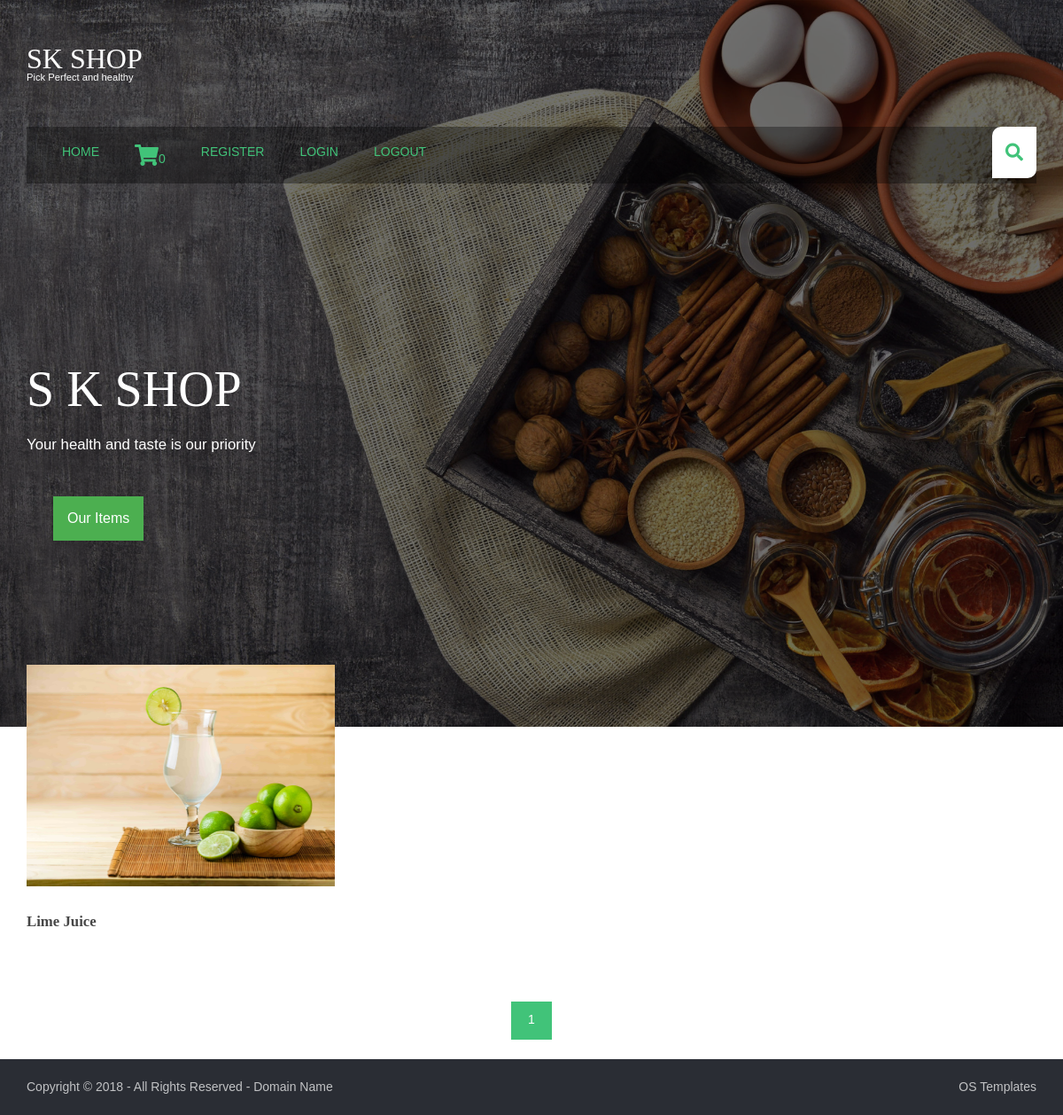
The page /juice/ on the database as committed earlier.
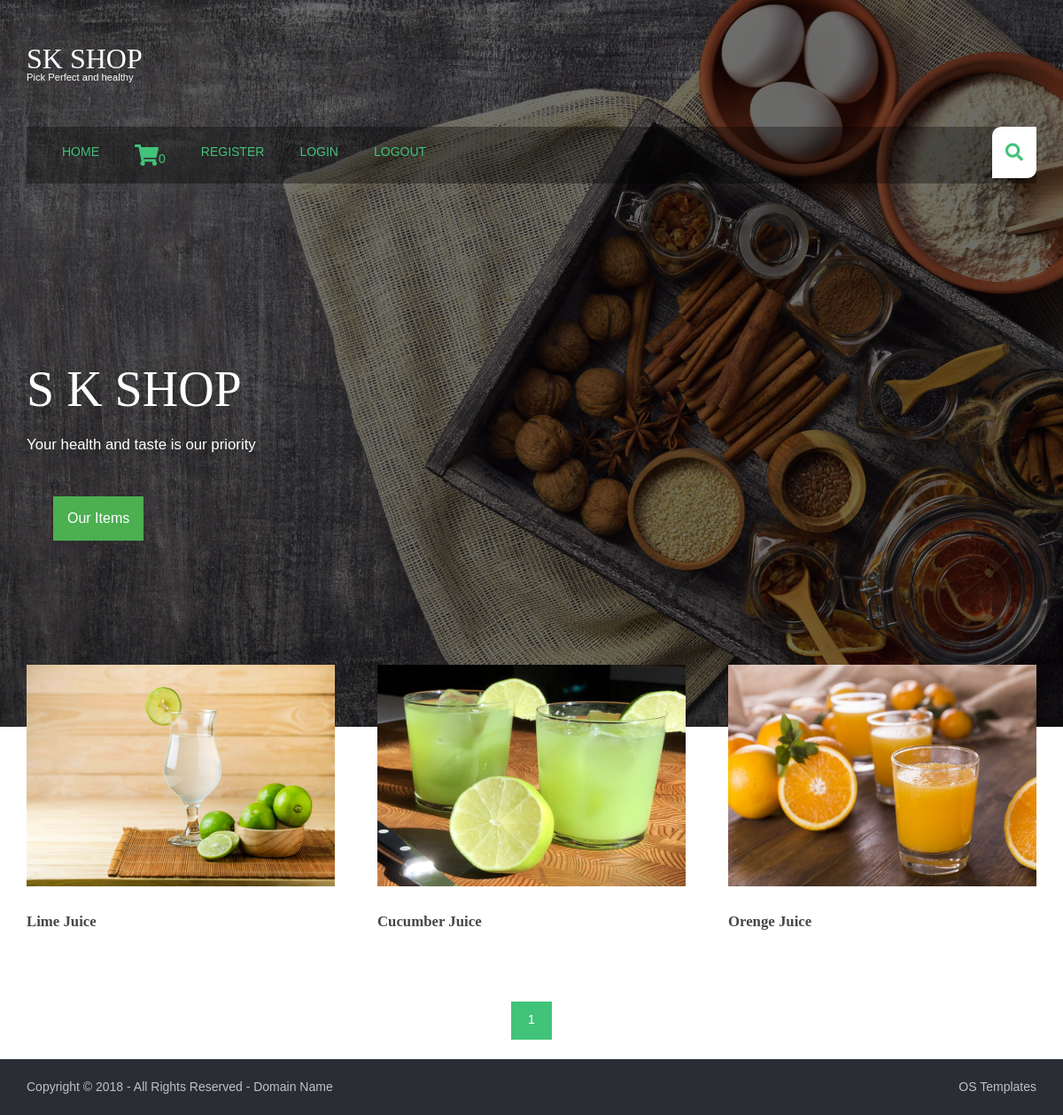
The same page on the database as committed later.
### productapp/models.py (models this page shows, shortened)
class products(models.Model):
    name = models.CharField(max_length=150, unique=True)
    slug = models.SlugField(max_length=150, unique=True)
    img=models.ImageField(upload_to='product')
    desc=models.TextField()
    stock=models.IntegerField()
    available=models.BooleanField()
    price=models.IntegerField()
    category=models.ForeignKey(categ,on_delete=models.CASCADE)
    def get_url(self):
        return reverse('details',args=[self.category.slug,self.slug])

### productapp/views.py (the view)
# urls.py: path('',views.home,name='home'),
def home(request,c_slug=None):
    c_page = None
    prodt = None
    if c_slug != None:
        c_page=get_object_or_404(categ,slug=c_slug)
        prodt=products.objects.filter(category=c_page,available=True)
    else:
        prodt=products.objects.all().filter(available=True)
    cat=categ.objects.all()
    paginator=Paginator(prodt,6)
    try:
        page=int(request.GET.get('page','1'))
    except:
        page=1
    try:
        pro=paginator.page(page)
    except(EmptyPage,InvalidPage):
        pro=paginator.page(paginator.num_pages)
    return render(request,"home.html",{'pr':prodt,'ct':cat,'pg':pro})

### cartapp/context_processor.py (called while the page is built)
def count(request):
    item_count=0
    if 'admin' in request.path:
        return {}
    else:
        try:
            ct=cartlist.objects.filter(cart_id=c_id(request))
            cti=items.objects.all().filter(cart=ct[:1])
            for c in cti:
                item_count+=c.quan
        except cartlist.DoesNotExist:
            item_count=0
        return dict(itc=item_count)

### cartapp/views.py (called while the page is built)
def c_id(request):
    ct_id=request.session.session_key
    if not ct_id:
        ct_id=request.session.create()
    return ct_id

### productapp/models.py (called while the page is built)
    def get_url(self):
        return reverse('prod_cat',args=[self.slug])

### templates/home.html (shortened to what this page needs)
{% extends 'mainheader.html' %}
{% load static %}
{% block content%}
    <div id="searchform">
    </div>
  </section>
  <div id="pageintro" class="hoc clear">
    <article>
      <h3 class="heading">S K SHOP</h3>
      <p>Your health and taste is our priority</p>
    </article>
    <div class="dropdown">
  <button class="dropbtn">Our Items</button>
</div>
  </div>
</div>
  <main class="hoc container clear">
    <section id="introblocks">
      <ul class="nospace group">
        {% for i in pg.object_list %}
        <li class="one_third">
          <figure><a class="imgover" href="{{i.get_url}}"><img src="{{i.img.url}}" style="height:250px ;width:350px" alt=""></a>
            <figcaption>
              <h6 class="heading">{{i.name}}</h6>
            </figcaption>
          </figure>
        </li>
        {% endfor %}
      </ul>
    </section>
  </main>
<center>{% for p in pg.paginator.page_range %}
<a href="?page={{p}}" class="btn btn-danger btn-sm" {% if pg.number == p %} active {% endif %}>{{p}}</a>
{% endfor %}</center><br>
<div class="wrapper row5">
  <div id="copyright" class="hoc clear">
    <p class="fl_left">Copyright &copy; 2018 - All Rights Reserved - <a href="#">Domain Name</a></p>
    <p class="fl_right"> <a target="_blank" href="https://www.os-templates.com/" title="Free Website Templates">OS Templates</a></p>
  </div>
</div>
{% endblock %}

Rows that differ between the two databases and show on the page:
added products: img (picture), name "Cucumber Juice"
added products: img (picture), name "Orenge Juice"
